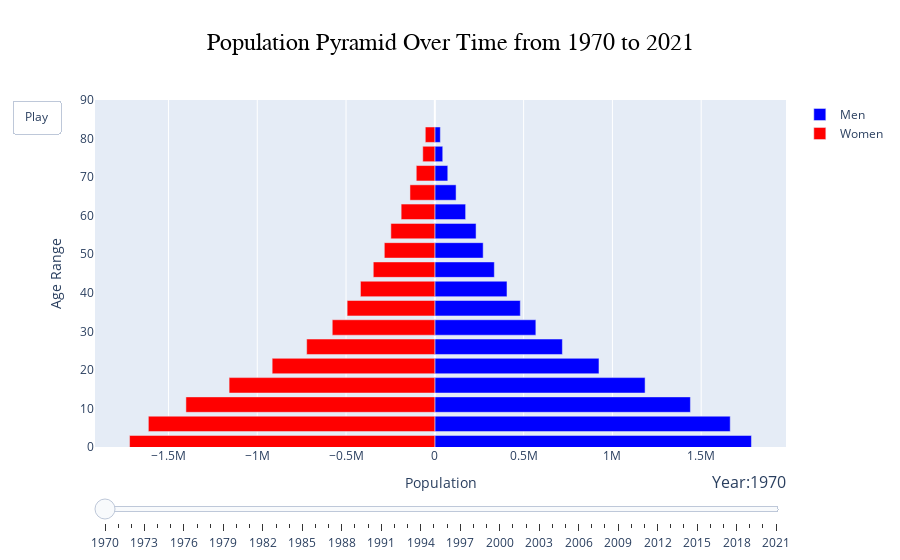

Here is the notebook cell this chart was saved with:
### Code cell
pop_df = population_dataframe('COL')
year_range = np.arange(1970, 2022)
plot_population_pyramid_animated(pop_df, year_range)

### Figure 1 — Plotly figure (JSON) as saved in the notebook; plotly's stock layout.template omitted (floating-point values rounded to 4 significant figures)
{"data": [{"hoverinfo": "skip", "marker": {"color": "blue"}, "name": "Men", "orientation": "h", "type": "bar", "x": [1782986, 1663488, 1439289, 1184045, 924365, 718250, 568892, 481386, 406339, 335073, 272242, 232242, 173377, 119681, 72930, 44571, 31069], "y": [1, 6, 11, 16, 21, 26, 31, 36, 41, 46, 51, 56, 61, 66, 71, 76, 81]}, {"hoverinfo": "skip", "marker": {"color": "red"}, "name": "Women", "orientation": "h", "type": "bar", "x": [-1719126, -1613203, -1401765, -1158455, -916013, -721704, -577616, -493766, -418818, -346599, -284450, -247626, -189689, -140059, -104502, -67890, -53740], "y": [1, 6, 11, 16, 21, 26, 31, 36, 41, 46, 51, 56, 61, 66, 71, 76, 81]}], "layout": {"barmode": "overlay", "sliders": [{"currentvalue": {"font": {"size": 16}, "prefix": "Year:", "visible": true, "xanchor": "right"}, "steps": [{"args": [["1970"], {"frame": {"duration": 300, "redraw": true}, "mode": "immediate", "transition": {"duration": 300}}], "label": "1970", "method": "animate"}, {"args": [["1971"], {"frame": {"duration": 300, "redraw": true}, "mode": "immediate", "transition": {"duration": 300}}], "label": "1971", "method": "animate"}, {"args": [["1972"], {"frame": {"duration": 300, "redraw": true}, "mode": "immediate", "transition": {"duration": 300}}], "label": "1972", "method": "animate"}, {"args": [["1973"], {"frame": {"duration": 300, "redraw": true}, "mode": "immediate", "transition": {"duration": 300}}], "label": "1973", "method": "animate"}, {"args": [["1974"], {"frame": {"duration": 300, "redraw": true}, "mode": "immediate", "transition": {"duration": 300}}], "label": "1974", "method": "animate"}, {"args": [["1975"], {"frame": {"duration": 300, "redraw": true}, "mode": "immediate", "transition": {"duration": 300}}], "label": "1975", "method": "animate"}, {"args": [["1976"], {"frame": {"duration": 300, "redraw": true}, "mode": "immediate", "transition": {"duration": 300}}], "label": "1976", "method": "animate"}, {"args": [["1977"], {"frame": {"duration": 300, "redraw": true}, "mode": "immediate", "transition": {"duration": 300}}], "label": "1977", "method": "animate"}, {"args": [["1978"], {"frame": {"duration": 300, "redraw": true}, "mode": "immediate", "transition": {"duration": 300}}], "label": "1978", "method": "animate"}, {"args": [["1979"], {"frame": {"duration": 300, "redraw": true}, "mode": "immediate", "transition": {"duration": 300}}], "label": "1979", "method": "animate"}, {"args": [["1980"], {"frame": {"duration": 300, "redraw": true}, "mode": "immediate", "transition": {"duration": 300}}], "label": "1980", "method": "animate"}, {"args": [["1981"], {"frame": {"duration": 300, "redraw": true}, "mode": "immediate", "transition": {"duration": 300}}], "label": "1981", "method": "animate"}, {"args": [["1982"], {"frame": {"duration": 300, "redraw": true}, "mode": "immediate", "transition": {"duration": 300}}], "label": "1982", "method": "animate"}, {"args": [["1983"], {"frame": {"duration": 300, "redraw": true}, "mode": "immediate", "transition": {"duration": 300}}], "label": "1983", "method": "animate"}, {"args": [["1984"], {"frame": {"duration": 300, "redraw": true}, "mode": "immediate", "transition": {"duration": 300}}], "label": "1984", "method": "animate"}, {"args": [["1985"], {"frame": {"duration": 300, "redraw": true}, "mode": "immediate", "transition": {"duration": 300}}], "label": "1985", "method": "animate"}, {"args": [["1986"], {"frame": {"duration": 300, "redraw": true}, "mode": "immediate", "transition": {"duration": 300}}], "label": "1986", "method": "animate"}, {"args": [["1987"], {"frame": {"duration": 300, "redraw": true}, "mode": "immediate", "transition": {"duration": 300}}], "label": "1987", "method": "animate"}, {"args": [["1988"], {"frame": {"duration": 300, "redraw": true}, "mode": "immediate", "transition": {"duration": 300}}], "label": "1988", "method": "animate"}, {"args": [["1989"], {"frame": {"duration": 300, "redraw": true}, "mode": "immediate", "transition": {"duration": 300}}], "label": "1989", "method": "animate"}, {"args": [["1990"], {"frame": {"duration": 300, "redraw": true}, "mode": "immediate", "transition": {"duration": 300}}], "label": "1990", "method": "animate"}, {"args": [["1991"], {"frame": {"duration": 300, "redraw": true}, "mode": "immediate", "transition": {"duration": 300}}], "label": "1991", "method": "animate"}, {"args": [["1992"], {"frame": {"duration": 300, "redraw": true}, "mode": "immediate", "transition": {"duration": 300}}], "label": "1992", "method": "animate"}, {"args": [["1993"], {"frame": {"duration": 300, "redraw": true}, "mode": "immediate", "transition": {"duration": 300}}], "label": "1993", "method": "animate"}, {"args": [["1994"], {"frame": {"duration": 300, "redraw": true}, "mode": "immediate", "transition": {"duration": 300}}], "label": "1994", "method": "animate"}, {"args": [["1995"], {"frame": {"duration": 300, "redraw": true}, "mode": "immediate", "transition": {"duration": 300}}], "label": "1995", "method": "animate"}, {"args": [["1996"], {"frame": {"duration": 300, "redraw": true}, "mode": "immediate", "transition": {"duration": 300}}], "label": "1996", "method": "animate"}, {"args": [["1997"], {"frame": {"duration": 300, "redraw": true}, "mode": "immediate", "transition": {"duration": 300}}], "label": "1997", "method": "animate"}, {"args": [["1998"], {"frame": {"duration": 300, "redraw": true}, "mode": "immediate", "transition": {"duration": 300}}], "label": "1998", "method": "animate"}, {"args": [["1999"], {"frame": {"duration": 300, "redraw": true}, "mode": "immediate", "transition": {"duration": 300}}], "label": "1999", "method": "animate"}, {"args": [["2000"], {"frame": {"duration": 300, "redraw": true}, "mode": "immediate", "transition": {"duration": 300}}], "label": "2000", "method": "animate"}, {"args": [["2001"], {"frame": {"duration": 300, "redraw": true}, "mode": "immediate", "transition": {"duration": 300}}], "label": "2001", "method": "animate"}, {"args": [["2002"], {"frame": {"duration": 300, "redraw": true}, "mode": "immediate", "transition": {"duration": 300}}], "label": "2002", "method": "animate"}, {"args": [["2003"], {"frame": {"duration": 300, "redraw": true}, "mode": "immediate", "transition": {"duration": 300}}], "label": "2003", "method": "animate"}, {"args": [["2004"], {"frame": {"duration": 300, "redraw": true}, "mode": "immediate", "transition": {"duration": 300}}], "label": "2004", "method": "animate"}, {"args": [["2005"], {"frame": {"duration": 300, "redraw": true}, "mode": "immediate", "transition": {"duration": 300}}], "label": "2005", "method": "animate"}, {"args": [["2006"], {"frame": {"duration": 300, "redraw": true}, "mode": "immediate", "transition": {"duration": 300}}], "label": "2006", "method": "animate"}, {"args": [["2007"], {"frame": {"duration": 300, "redraw": true}, "mode": "immediate", "transition": {"duration": 300}}], "label": "2007", "method": "animate"}, {"args": [["2008"], {"frame": {"duration": 300, "redraw": true}, "mode": "immediate", "transition": {"duration": 300}}], "label": "2008", "method": "animate"}, {"args": [["2009"], {"frame": {"duration": 300, "redraw": true}, "mode": "immediate", "transition": {"duration": 300}}], "label": "2009", "method": "animate"}, {"args": [["2010"], {"frame": {"duration": 300, "redraw": true}, "mode": "immediate", "transition": {"duration": 300}}], "label": "2010", "method": "animate"}, {"args": [["2011"], {"frame": {"duration": 300, "redraw": true}, "mode": "immediate", "transition": {"duration": 300}}], "label": "2011", "method": "animate"}, {"args": [["2012"], {"frame": {"duration": 300, "redraw": true}, "mode": "immediate", "transition": {"duration": 300}}], "label": "2012", "method": "animate"}, {"args": [["2013"], {"frame": {"duration": 300, "redraw": true}, "mode": "immediate", "transition": {"duration": 300}}], "label": "2013", "method": "animate"}, {"args": [["2014"], {"frame": {"duration": 300, "redraw": true}, "mode": "immediate", "transition": {"duration": 300}}], "label": "2014", "method": "animate"}, {"args": [["2015"], {"frame": {"duration": 300, "redraw": true}, "mode": "immediate", "transition": {"duration": 300}}], "label": "2015", "method": "animate"}, {"args": [["2016"], {"frame": {"duration": 300, "redraw": true}, "mode": "immediate", "transition": {"duration": 300}}], "label": "2016", "method": "animate"}, {"args": [["2017"], {"frame": {"duration": 300, "redraw": true}, "mode": "immediate", "transition": {"duration": 300}}], "label": "2017", "method": "animate"}, {"args": [["2018"], {"frame": {"duration": 300, "redraw": true}, "mode": "immediate", "transition": {"duration": 300}}], "label": "2018", "method": "animate"}, {"args": [["2019"], {"frame": {"duration": 300, "redraw": true}, "mode": "immediate", "transition": {"duration": 300}}], "label": "2019", "method": "animate"}, {"args": [["2020"], {"frame": {"duration": 300, "redraw": true}, "mode": "immediate", "transition": {"duration": 300}}], "label": "2020", "method": "animate"}, {"args": [["2021"], {"frame": {"duration": 300, "redraw": true}, "mode": "immediate", "transition": {"duration": 300}}], "label": "2021", "method": "animate"}], "transition": {"duration": 300, "easing": "cubic-in-out"}, "xanchor": "left", "yanchor": "top"}], "title": {"font": {"color": "black", "family": "Arial", "size": 24}, "text": "Population Pyramid Over Time from 1970 to 2021", "x": 0.5}, "updatemenus": [{"buttons": [{"args": [null, {"frame": {"duration": 500, "redraw": true}, "fromcurrent": true}], "label": "Play", "method": "animate"}], "showactive": false, "type": "buttons"}], "xaxis": {"title": {"text": "Population"}}, "yaxis": {"range": [0, 90], "title": {"text": "Age Range"}}}}
